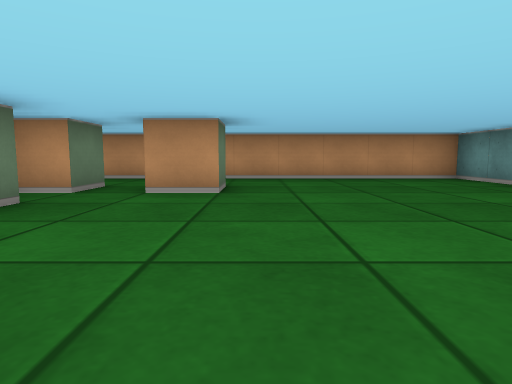
view 1 (above)

13 first-person views from a walk through a cub3D maze. The camera is about half as high as the walls, tilts 6° down and sees 75° across. The floor is counted in squares. Each view is taken from the middle of a square. On the plan, view 1 faces up. The plan holds only what a view shows up to about 9 squares ahead; the rest is blank.

view 2
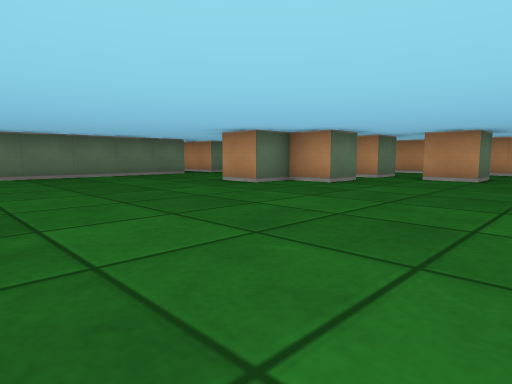

view 3
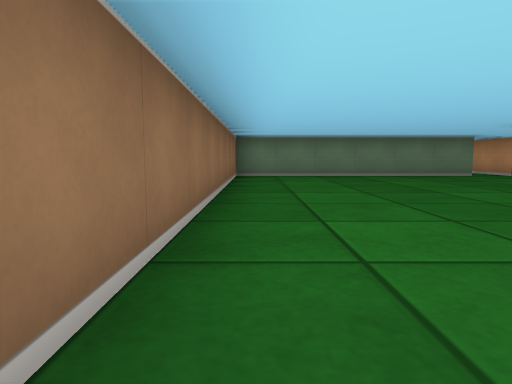

view 4
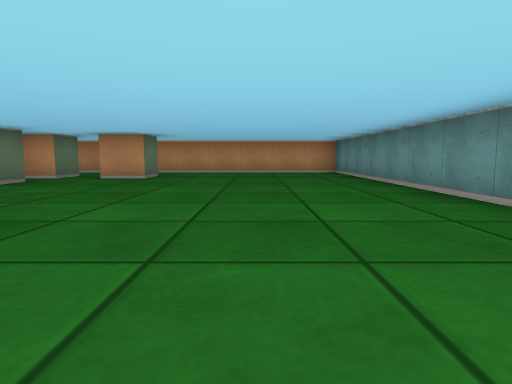

view 5
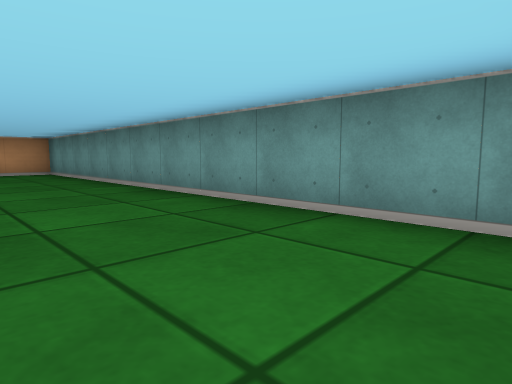

view 6
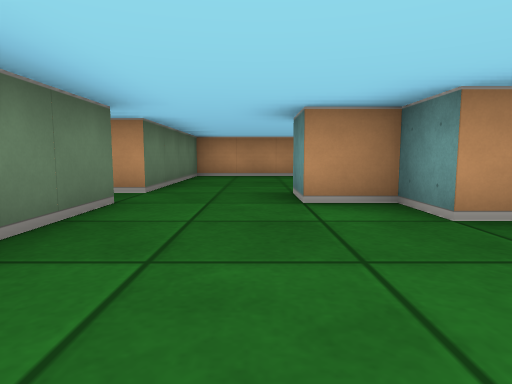

view 7
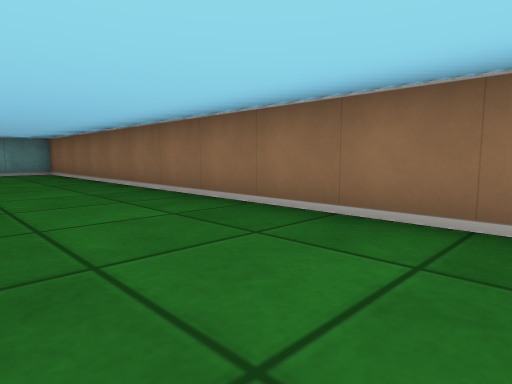

view 8
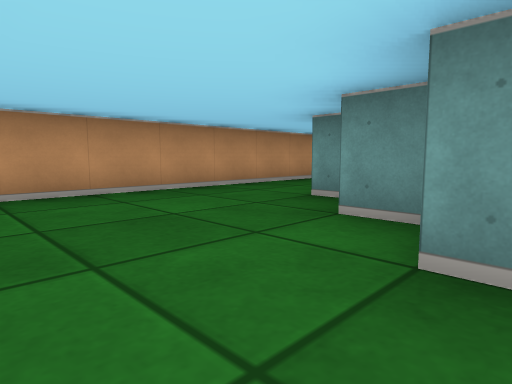

view 9
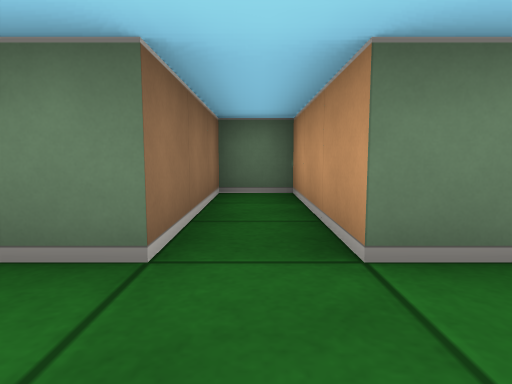

view 10
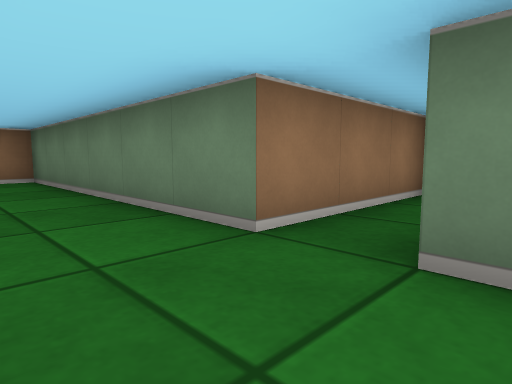

view 11
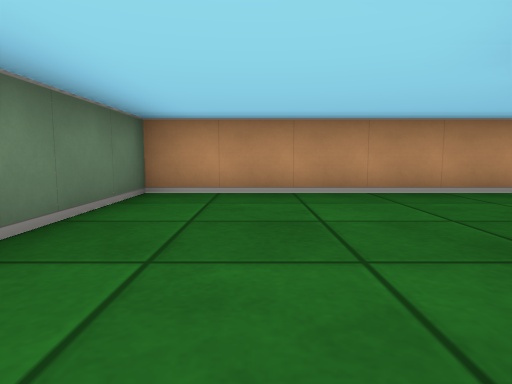

view 12
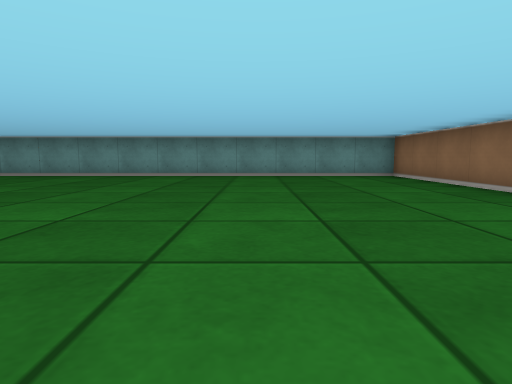

view 13
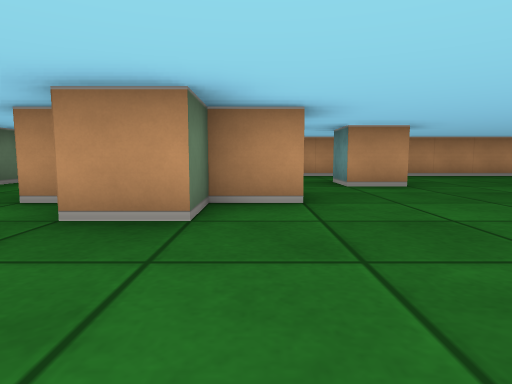

### Floor plan
Points are (right, up) in squares from view 1. A wall is a line through its corners. A room is listed if a view was taken in it or the views show most of it. See-through windows are left out.
Room 1 (views 1, 2, 3, 4, 5, 6, 7, 8, 9, 10, 11, 12, 13)
walls: (-2.5, 3.6) (-2.5, 2.5) (-3.5, 2.5) (-3.5, 1.5) (-4.5, 1.5) (-4.5, 2.5) (-5.5, 2.5) (-5.5, 3.5); (-4.5, 3.8) (-4.5, 4.5); (-3.5, 5) (-3.5, 5.5); (-2.5, 5.5) (-2.5, 4.5) (-3.2, 4.5); (-0.5, 5.5) (-0.5, 4.5) (-1.5, 4.5) (-1.5, 5.5); (-7.5, 2.5) (-7.5, -3.5) (4.5, -3.5) (4.5, 7.5) (-7.5, 7.5) (-7.5, 3.5) (-10.5, 3.5) (-10.5, 2.5) (-7.5, 2.5)

Positions as (right, up) in squares from view 1, and headings:
1: (0, 0), facing up
2: (1, -3), facing up-left
3: (1, -3), facing left
4: (2, -3), facing up
5: (2, -3), facing up-right
6: (-6, -1), facing up
7: (-6, -1), facing down-right
8: (-7, 3), facing up-right
9: (-6, 3), facing left
10: (-6, 4), facing down-left
11: (-6, 3), facing up
12: (-4, 0), facing right
13: (-3, -1), facing up
